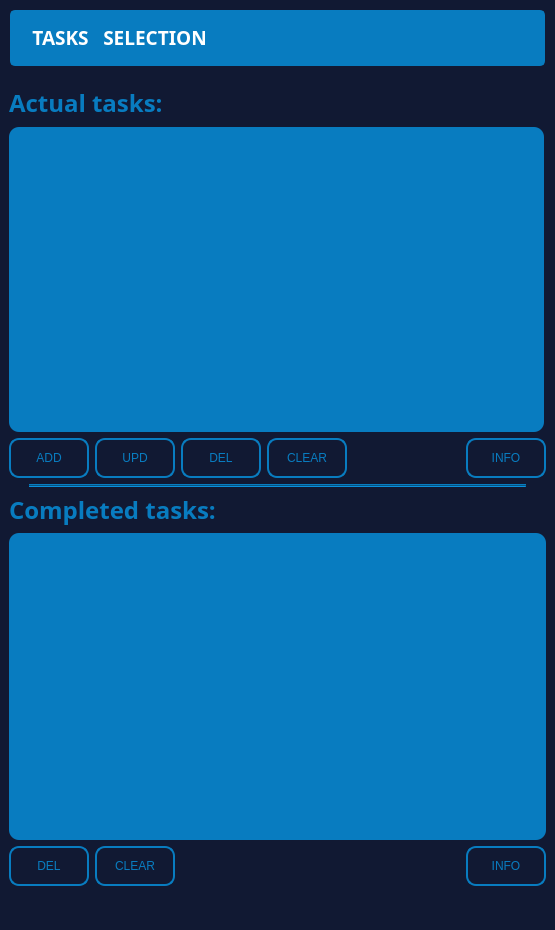
<?xml version="1.0" encoding="UTF-8"?>
<ui version="4.0">
 <class>MainWindow</class>
 <widget class="QMainWindow" name="MainWindow">
  <property name="geometry">
   <rect>
    <x>0</x>
    <y>0</y>
    <width>555</width>
    <height>930</height>
   </rect>
  </property>
  <property name="sizePolicy">
   <sizepolicy hsizetype="Fixed" vsizetype="Fixed">
    <horstretch>0</horstretch>
    <verstretch>0</verstretch>
   </sizepolicy>
  </property>
  <property name="minimumSize">
   <size>
    <width>555</width>
    <height>930</height>
   </size>
  </property>
  <property name="maximumSize">
   <size>
    <width>555</width>
    <height>930</height>
   </size>
  </property>
  <property name="windowTitle">
   <string>MainWindow</string>
  </property>
  <property name="styleSheet">
   <string notr="true">background-color: #111933;</string>
  </property>
  <widget class="QWidget" name="centralwidget">
   <layout class="QVBoxLayout" name="verticalLayout_3">
    <item>
     <layout class="QVBoxLayout" name="verticalLayout">
      <item>
       <widget class="QLabel" name="label">
        <property name="font">
         <font>
          <family>Book Antiqua</family>
          <pointsize>18</pointsize>
          <weight>75</weight>
          <bold>true</bold>
         </font>
        </property>
        <property name="styleSheet">
         <string notr="true">color: #087cc0;</string>
        </property>
        <property name="text">
         <string>Actual tasks:</string>
        </property>
       </widget>
      </item>
      <item>
       <widget class="QListWidget" name="actual_tasks_list">
        <property name="minimumSize">
         <size>
          <width>535</width>
          <height>305</height>
         </size>
        </property>
        <property name="maximumSize">
         <size>
          <width>535</width>
          <height>305</height>
         </size>
        </property>
        <property name="font">
         <font>
          <family>Book Antiqua</family>
          <pointsize>18</pointsize>
          <weight>50</weight>
          <bold>false</bold>
         </font>
        </property>
        <property name="styleSheet">
         <string notr="true">QListWidget{
	background-color: #087cc0;
	border-radius: 10px;
	padding: 10px;
}

QListWidget::item{
	color: rgb(255, 255, 255);
	padding: 10px;
	border: 1px solid #087cc0;
	border-radius: 10px;
}

QListWidget::item:hover{
	background-color: #0d4273;
}

QListWidget::item:selected{
	background-color: #0d4273;
}

QScrollBar:vertical{
	border: none;
    background:#087cc0;
    width: 14px;
    margin: 15px 0 15px 0;
	border-radius: 0px;
}

/*  HANDLE BAR VERTICAL */
QScrollBar::handle:vertical {	
	background-color: #0d5377;
	min-height: 30px;
}
QScrollBar::handle:vertical:hover{	
	background-color: rgb(235, 235, 235);
}
QScrollBar::handle:vertical:pressed {	
	background-color: rgb(255, 255, 255);
}

/* BTN TOP - SCROLLBAR */
QScrollBar::sub-line:vertical {
	border: none;
	background-color:#03d3f2;
	height: 15px;
	subcontrol-position: top;
	subcontrol-origin: margin;
}
QScrollBar::sub-line:vertical:hover {	
	background-color: rgb(235, 235, 235);
}
QScrollBar::sub-line:vertical:pressed {	
	background-color: rgb(255, 255, 255);
}

/* BTN BOTTOM - SCROLLBAR */
QScrollBar::add-line:vertical {
	border: none;
	background-color: #03d3f2;
	height: 15px;
	subcontrol-position: bottom;
	subcontrol-origin: margin;
}
QScrollBar::add-line:vertical:hover {	
	background-color: rgb(235, 235, 235);
}
QScrollBar::add-line:vertical:pressed {	
	background-color: rgb(255, 255, 255);
}

/* RESET ARROW */
QScrollBar::up-arrow:vertical, QScrollBar::down-arrow:vertical {
	background: none;
}
QScrollBar::add-page:vertical, QScrollBar::sub-page:vertical {
	background: none;
}






</string>
        </property>
        <property name="verticalScrollBarPolicy">
         <enum>Qt::ScrollBarAsNeeded</enum>
        </property>
        <property name="wordWrap">
         <bool>true</bool>
        </property>
       </widget>
      </item>
     </layout>
    </item>
    <item>
     <layout class="QHBoxLayout" name="horizontalLayout">
      <item>
       <widget class="QPushButton" name="create_new_task_Btn">
        <property name="sizePolicy">
         <sizepolicy hsizetype="Fixed" vsizetype="Fixed">
          <horstretch>0</horstretch>
          <verstretch>0</verstretch>
         </sizepolicy>
        </property>
        <property name="minimumSize">
         <size>
          <width>80</width>
          <height>40</height>
         </size>
        </property>
        <property name="styleSheet">
         <string notr="true">QPushButton{

	border: 2px solid #087cc0;
	color: #087cc0;
	font: 75 14pt &quot;Book Antiqua&quot;;
	border-radius: 10px;
}

QPushButton:hover{
	background-color: rgb(25, 38, 76);
}

</string>
        </property>
        <property name="text">
         <string>ADD</string>
        </property>
       </widget>
      </item>
      <item>
       <widget class="QPushButton" name="update_selected_task_Btn">
        <property name="sizePolicy">
         <sizepolicy hsizetype="Fixed" vsizetype="Fixed">
          <horstretch>0</horstretch>
          <verstretch>0</verstretch>
         </sizepolicy>
        </property>
        <property name="minimumSize">
         <size>
          <width>80</width>
          <height>40</height>
         </size>
        </property>
        <property name="styleSheet">
         <string notr="true">QPushButton{

	border: 2px solid #087cc0;
	color: #087cc0;
	font: 75 14pt &quot;Book Antiqua&quot;;
	border-radius: 10px;
}

QPushButton:hover{
	background-color: rgb(25, 38, 76);
}

</string>
        </property>
        <property name="text">
         <string>UPD</string>
        </property>
       </widget>
      </item>
      <item>
       <widget class="QPushButton" name="delete_selected_task_Btn">
        <property name="sizePolicy">
         <sizepolicy hsizetype="Fixed" vsizetype="Fixed">
          <horstretch>0</horstretch>
          <verstretch>0</verstretch>
         </sizepolicy>
        </property>
        <property name="minimumSize">
         <size>
          <width>80</width>
          <height>40</height>
         </size>
        </property>
        <property name="styleSheet">
         <string notr="true">QPushButton{

	border: 2px solid #087cc0;
	color: #087cc0;
	font: 75 14pt &quot;Book Antiqua&quot;;
	border-radius: 10px;
}

QPushButton:hover{
	background-color: rgb(25, 38, 76);
}

</string>
        </property>
        <property name="text">
         <string>DEL</string>
        </property>
       </widget>
      </item>
      <item>
       <widget class="QPushButton" name="delete_all_tasks_Btn">
        <property name="sizePolicy">
         <sizepolicy hsizetype="Fixed" vsizetype="Fixed">
          <horstretch>0</horstretch>
          <verstretch>0</verstretch>
         </sizepolicy>
        </property>
        <property name="minimumSize">
         <size>
          <width>80</width>
          <height>40</height>
         </size>
        </property>
        <property name="styleSheet">
         <string notr="true">QPushButton{

	border: 2px solid #087cc0;
	color: #087cc0;
	font: 75 14pt &quot;Book Antiqua&quot;;
	border-radius: 10px;
}

QPushButton:hover{
	background-color: rgb(25, 38, 76);
}

</string>
        </property>
        <property name="text">
         <string>CLEAR</string>
        </property>
       </widget>
      </item>
      <item>
       <spacer name="horizontalSpacer">
        <property name="orientation">
         <enum>Qt::Horizontal</enum>
        </property>
        <property name="sizeHint" stdset="0">
         <size>
          <width>40</width>
          <height>20</height>
         </size>
        </property>
       </spacer>
      </item>
      <item>
       <widget class="QPushButton" name="show_task_details_Btn">
        <property name="sizePolicy">
         <sizepolicy hsizetype="Fixed" vsizetype="Fixed">
          <horstretch>0</horstretch>
          <verstretch>0</verstretch>
         </sizepolicy>
        </property>
        <property name="minimumSize">
         <size>
          <width>80</width>
          <height>40</height>
         </size>
        </property>
        <property name="styleSheet">
         <string notr="true">QPushButton{

	border: 2px solid #087cc0;
	color: #087cc0;
	font: 75 14pt &quot;Book Antiqua&quot;;
	border-radius: 10px;
}

QPushButton:hover{
	background-color: rgb(25, 38, 76);
}

</string>
        </property>
        <property name="text">
         <string>INFO</string>
        </property>
       </widget>
      </item>
     </layout>
    </item>
    <item>
     <widget class="Line" name="line">
      <property name="styleSheet">
       <string notr="true">background-color: #087cc0;
margin: 20px;</string>
      </property>
      <property name="orientation">
       <enum>Qt::Horizontal</enum>
      </property>
     </widget>
    </item>
    <item>
     <layout class="QVBoxLayout" name="verticalLayout_2">
      <item>
       <widget class="QLabel" name="label_2">
        <property name="font">
         <font>
          <family>Book Antiqua</family>
          <pointsize>18</pointsize>
          <weight>75</weight>
          <bold>true</bold>
         </font>
        </property>
        <property name="styleSheet">
         <string notr="true">color: #087cc0;</string>
        </property>
        <property name="text">
         <string>Completed tasks:</string>
        </property>
       </widget>
      </item>
      <item>
       <widget class="QListWidget" name="complete_tasks_list">
        <property name="font">
         <font>
          <family>Book Antiqua</family>
          <pointsize>18</pointsize>
          <weight>50</weight>
          <bold>false</bold>
         </font>
        </property>
        <property name="styleSheet">
         <string notr="true">QListWidget{
	background-color: #087cc0;
	border-radius: 10px;
	padding: 10px;
}

QListWidget::item{
	color: rgb(255, 255, 255);
	padding: 10px;
	border: 1px solid #087cc0;
	border-radius: 10px;
}

QListWidget::item:hover{
	background-color: #0d4273;
}

QListWidget::item:selected{
	background-color: #0d4273;
}

QScrollBar:vertical{
	border: none;
    background:#087cc0;
    width: 14px;
    margin: 15px 0 15px 0;
	border-radius: 0px;
}

/*  HANDLE BAR VERTICAL */
QScrollBar::handle:vertical {	
	background-color: #0d5377;
	min-height: 30px;
}
QScrollBar::handle:vertical:hover{	
	background-color: rgb(235, 235, 235);
}
QScrollBar::handle:vertical:pressed {	
	background-color: rgb(255, 255, 255);
}

/* BTN TOP - SCROLLBAR */
QScrollBar::sub-line:vertical {
	border: none;
	background-color:#03d3f2;
	height: 15px;
	subcontrol-position: top;
	subcontrol-origin: margin;
}
QScrollBar::sub-line:vertical:hover {	
	background-color: rgb(235, 235, 235);
}
QScrollBar::sub-line:vertical:pressed {	
	background-color: rgb(255, 255, 255);
}

/* BTN BOTTOM - SCROLLBAR */
QScrollBar::add-line:vertical {
	border: none;
	background-color: #03d3f2;
	height: 15px;
	subcontrol-position: bottom;
	subcontrol-origin: margin;
}
QScrollBar::add-line:vertical:hover {	
	background-color: rgb(235, 235, 235);
}
QScrollBar::add-line:vertical:pressed {	
	background-color: rgb(255, 255, 255);
}

/* RESET ARROW */
QScrollBar::up-arrow:vertical, QScrollBar::down-arrow:vertical {
	background: none;
}
QScrollBar::add-page:vertical, QScrollBar::sub-page:vertical {
	background: none;
}




</string>
        </property>
       </widget>
      </item>
     </layout>
    </item>
    <item>
     <layout class="QHBoxLayout" name="horizontalLayout_2">
      <item>
       <widget class="QPushButton" name="delete_selected_complete_task_Btn">
        <property name="sizePolicy">
         <sizepolicy hsizetype="Fixed" vsizetype="Fixed">
          <horstretch>0</horstretch>
          <verstretch>0</verstretch>
         </sizepolicy>
        </property>
        <property name="minimumSize">
         <size>
          <width>80</width>
          <height>40</height>
         </size>
        </property>
        <property name="styleSheet">
         <string notr="true">QPushButton{

	border: 2px solid #087cc0;
	color: #087cc0;
	font: 75 14pt &quot;Book Antiqua&quot;;
	border-radius: 10px;
}

QPushButton:hover{
	background-color: rgb(25, 38, 76);
}

</string>
        </property>
        <property name="text">
         <string>DEL</string>
        </property>
       </widget>
      </item>
      <item>
       <widget class="QPushButton" name="delete_all_completed_tasks_Btn">
        <property name="sizePolicy">
         <sizepolicy hsizetype="Fixed" vsizetype="Fixed">
          <horstretch>0</horstretch>
          <verstretch>0</verstretch>
         </sizepolicy>
        </property>
        <property name="minimumSize">
         <size>
          <width>80</width>
          <height>40</height>
         </size>
        </property>
        <property name="styleSheet">
         <string notr="true">QPushButton{

	border: 2px solid #087cc0;
	color: #087cc0;
	font: 75 14pt &quot;Book Antiqua&quot;;
	border-radius: 10px;
}

QPushButton:hover{
	background-color: rgb(25, 38, 76);
}

</string>
        </property>
        <property name="text">
         <string>CLEAR</string>
        </property>
       </widget>
      </item>
      <item>
       <spacer name="horizontalSpacer_2">
        <property name="orientation">
         <enum>Qt::Horizontal</enum>
        </property>
        <property name="sizeHint" stdset="0">
         <size>
          <width>40</width>
          <height>20</height>
         </size>
        </property>
       </spacer>
      </item>
      <item>
       <widget class="QPushButton" name="show_completed_task_details_Btn">
        <property name="sizePolicy">
         <sizepolicy hsizetype="Fixed" vsizetype="Fixed">
          <horstretch>0</horstretch>
          <verstretch>0</verstretch>
         </sizepolicy>
        </property>
        <property name="minimumSize">
         <size>
          <width>80</width>
          <height>40</height>
         </size>
        </property>
        <property name="styleSheet">
         <string notr="true">QPushButton{

	border: 2px solid #087cc0;
	color: #087cc0;
	font: 75 14pt &quot;Book Antiqua&quot;;
	border-radius: 10px;
}

QPushButton:hover{
	background-color: rgb(25, 38, 76);
}

</string>
        </property>
        <property name="text">
         <string>INFO</string>
        </property>
       </widget>
      </item>
     </layout>
    </item>
   </layout>
  </widget>
  <widget class="QMenuBar" name="menubar">
   <property name="geometry">
    <rect>
     <x>0</x>
     <y>0</y>
     <width>555</width>
     <height>73</height>
    </rect>
   </property>
   <property name="font">
    <font>
     <family>Book Antiqua</family>
     <pointsize>14</pointsize>
     <weight>75</weight>
     <bold>true</bold>
    </font>
   </property>
   <property name="styleSheet">
    <string notr="true">QMenuBar{
	padding: 10px;
	margin: 10px;
	background-color: #087cc0;
	border:2px solid #087cc0;
	border-radius: 5px;
	color: rgb(255, 255, 255);
}

QMenuBar::item:selected{
	background-color:#0d4273;
}

QMenu{
	background-color: #0d4273;
	color: rgb(255, 255, 255);
}

QMenu::item{
	margin: 10px;
}

QMenu::item:selected{
	background-color: #087cc0;
}</string>
   </property>
   <widget class="QMenu" name="menuTASKS">
    <property name="font">
     <font>
      <family>Book Antiqua</family>
      <pointsize>12</pointsize>
      <weight>50</weight>
      <bold>false</bold>
     </font>
    </property>
    <property name="title">
     <string>TASKS</string>
    </property>
    <addaction name="actionAdd_new"/>
    <addaction name="actionUpdate_selected"/>
    <addaction name="actionDelete_selected"/>
    <addaction name="actionClear_all"/>
    <addaction name="separator"/>
    <addaction name="actionShow_details_of_selected"/>
   </widget>
   <widget class="QMenu" name="menuSELECTION">
    <property name="font">
     <font>
      <family>Book Antiqua</family>
      <pointsize>12</pointsize>
      <weight>50</weight>
      <bold>false</bold>
     </font>
    </property>
    <property name="title">
     <string>SELECTION</string>
    </property>
    <addaction name="actionUnselect_all_actual_tasks"/>
    <addaction name="actionUnselect_All_complete_tasks"/>
   </widget>
   <addaction name="menuTASKS"/>
   <addaction name="menuSELECTION"/>
  </widget>
  <widget class="QStatusBar" name="statusbar">
   <property name="font">
    <font>
     <family>Book Antiqua</family>
     <pointsize>16</pointsize>
     <weight>75</weight>
     <italic>true</italic>
     <bold>true</bold>
    </font>
   </property>
   <property name="styleSheet">
    <string notr="true">QStatusBar{
	color: #087cc0;
}</string>
   </property>
  </widget>
  <action name="actionAdd_new">
   <property name="text">
    <string>Add new</string>
   </property>
   <property name="font">
    <font>
     <family>Book Antiqua</family>
     <pointsize>12</pointsize>
    </font>
   </property>
  </action>
  <action name="actionUpdate_selected">
   <property name="text">
    <string>Update selected</string>
   </property>
   <property name="font">
    <font>
     <family>Book Antiqua</family>
     <pointsize>12</pointsize>
    </font>
   </property>
  </action>
  <action name="actionDelete_selected">
   <property name="text">
    <string>Delete selected</string>
   </property>
   <property name="font">
    <font>
     <family>Book Antiqua</family>
     <pointsize>12</pointsize>
    </font>
   </property>
  </action>
  <action name="actionClear_all">
   <property name="text">
    <string>Clear all</string>
   </property>
   <property name="font">
    <font>
     <family>Book Antiqua</family>
     <pointsize>12</pointsize>
    </font>
   </property>
  </action>
  <action name="actionUnselect_all_actual_tasks">
   <property name="text">
    <string>Unselect All Actual Tasks</string>
   </property>
   <property name="font">
    <font>
     <family>Book Antiqua</family>
     <pointsize>12</pointsize>
    </font>
   </property>
  </action>
  <action name="actionShow_details_of_selected">
   <property name="text">
    <string>Show details of selected</string>
   </property>
   <property name="font">
    <font>
     <family>Book Antiqua</family>
     <pointsize>12</pointsize>
    </font>
   </property>
  </action>
  <action name="action_2">
   <property name="text">
    <string>ТЕСТ</string>
   </property>
  </action>
  <action name="actionUnselect_All_complete_tasks">
   <property name="text">
    <string>Unselect All Complete Tasks</string>
   </property>
  </action>
 </widget>
 <resources/>
 <connections/>
</ui>
